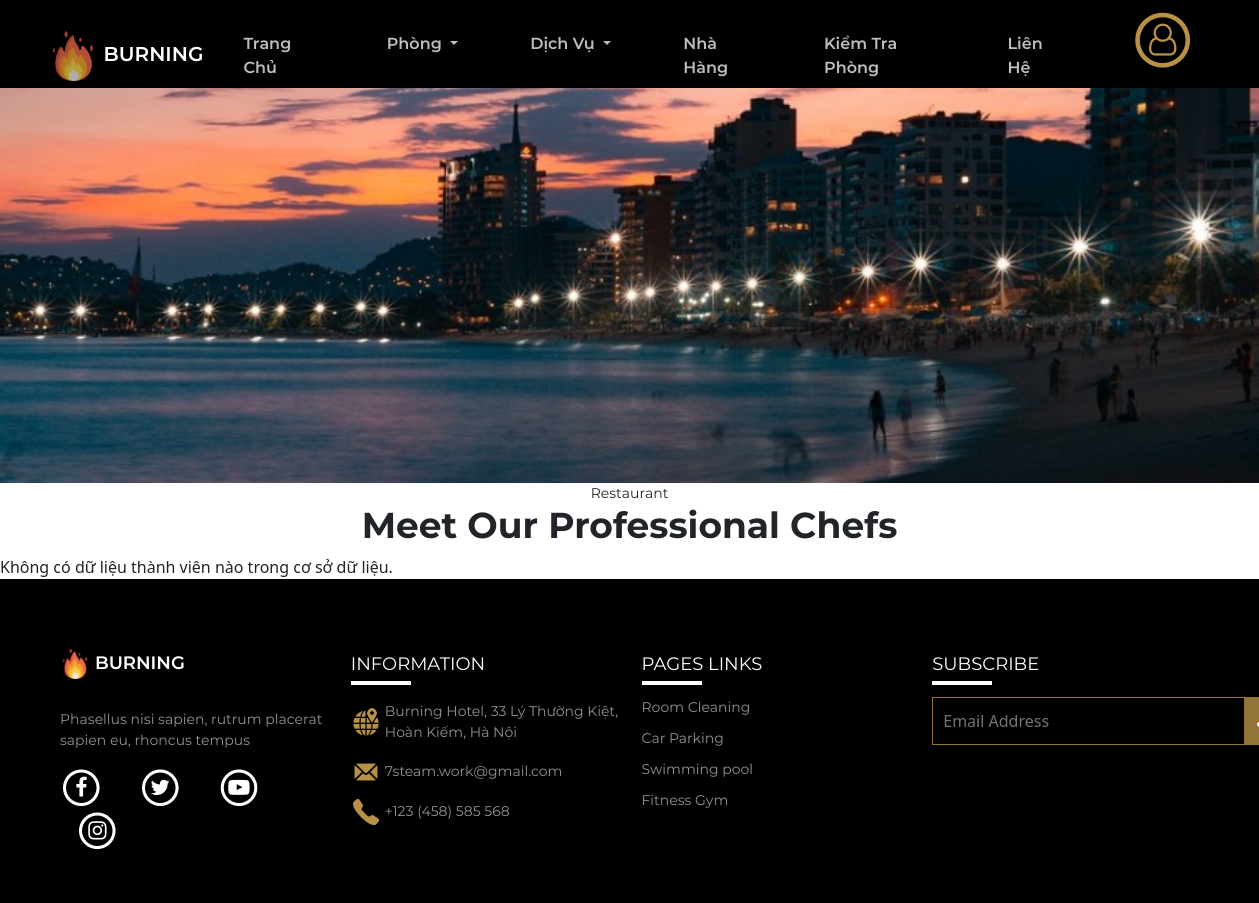
The app's page /restaurant/chef__list.php, older data.
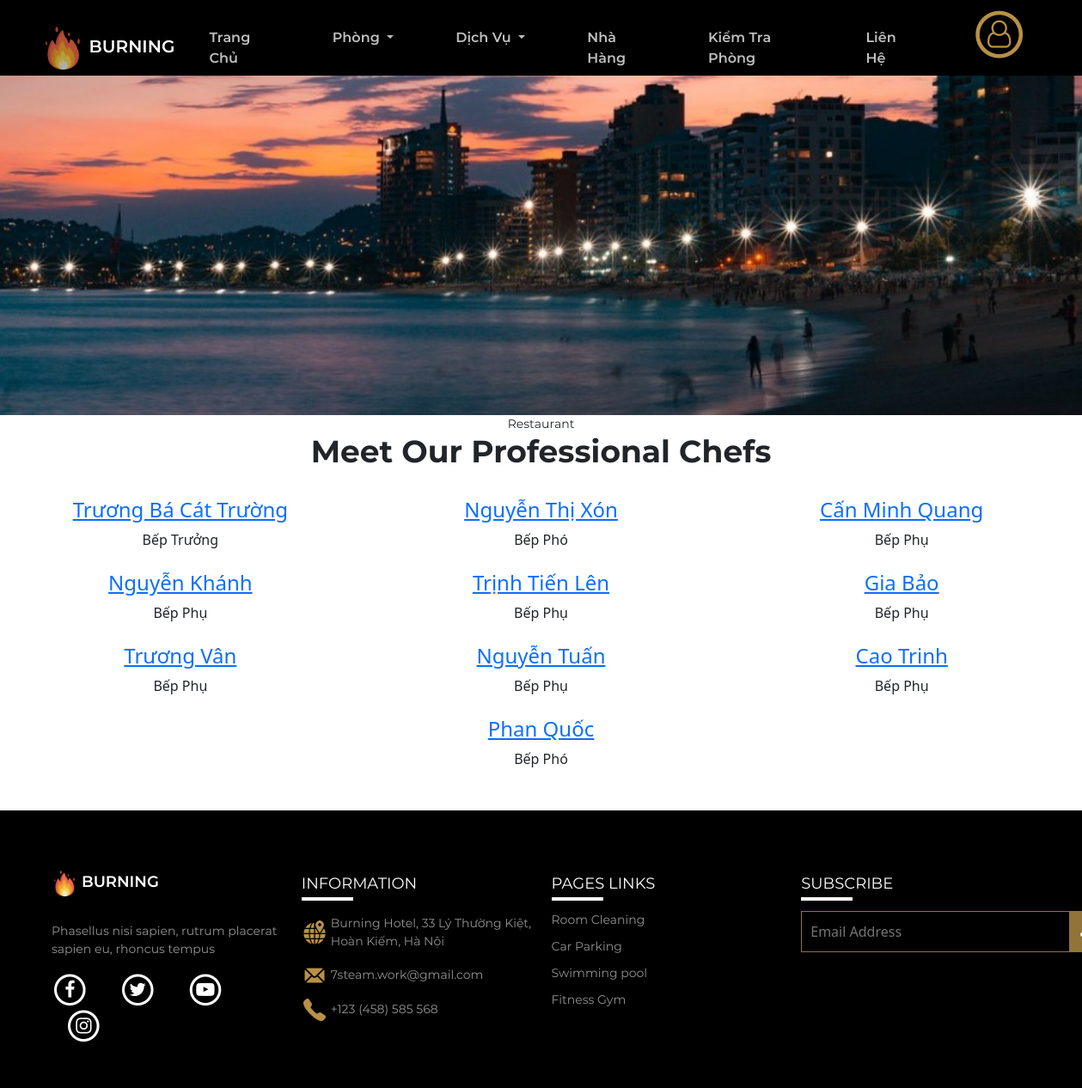
The same page, newer data.
### tables this page shows
CREATE TABLE `daubep` (
  `ID` int(11) NOT NULL,
  `HoTen` varchar(255) NOT NULL,
  `GioiTinh` varchar(10) DEFAULT NULL,
  `NgaySinh` date DEFAULT NULL,
  `MaChucVu` varchar(255) NOT NULL,
  `SoNamKinhNghiem` int(11) DEFAULT NULL,
  `Email` varchar(255) DEFAULT NULL,
  `SoDienThoai` varchar(15) DEFAULT NULL,
  `DiaChi` varchar(255) DEFAULT NULL,
  `MoTa` text DEFAULT NULL,
  `HinhAnh` varchar(255) NOT NULL
);

CREATE TABLE `chucvu` (
  `MaChucVu` varchar(255) NOT NULL,
  `TenChucVu` varchar(255) NOT NULL,
  `LuongTheoNgay` double NOT NULL
);

### restaurant/chef__list.php (the view, shortened to what this page needs)
<!DOCTYPE html>
<html lang="en">
<head>
    <link rel="stylesheet" href="https://cdnjs.cloudflare.com/ajax/libs/font-awesome/4.7.0/css/font-awesome.min.css">
    <link rel="stylesheet" href="../common/bootstrap-5.2.2-dist/css/bootstrap.min.css">
    <link rel="stylesheet" type="text/css" href="../common/slick/slick.css">
    <link rel="stylesheet" type="text/css" href="../common/slick/slick-theme.css">
    <link rel="stylesheet" href="../css/style.css">
    <link rel="stylesheet/less" type="text/css"
        href="../css/restaurant/chef/cheflist.module.scss?v=<?php echo time(); ?>">
</head>
<body>
    <?php include('./header.php'); ?>
    <section id="banner">
        <div class="container-fluid p-0 text-center">
            <div class="img h-100">
                <img src="../img/service/banner_service_1.jpg" alt="" class="w-100">
                <div class="box">
                    <p class="m-0" style="font-size: 14px;font-family: Montserrat-Regular">Restaurant</p>
                    <h3 style="font-size:36px;font-family: Montserrat-Bold;">Meet Our Professional Chefs</h3>
                </div>
            </div>
        </div>
    </section>
    <?php
    include('../config.php');
    $sql = "SELECT db.ID, db.HoTen, db.NgaySinh, cv.TenChucVu, db.HinhAnh FROM `daubep` db, `chucvu` cv WHERE db.MaChucVu=cv.MaChucVu";
    $result = $con->query($sql);
    if ($result->num_rows > 0) {
        echo '<section id="chef" class="pb-5">
            <div class="container-fluid">
                <div class="row d-flex justify-content-center">';
        while ($row = $result->fetch_assoc()) {
            echo '<div class="col-4 text-center">
                    <a href="chef__detail.php?id=' . $row["ID"] . '"><img class="cheflist" src="' . $row["HinhAnh"] . '" alt=""></a>
                    <a href="chef__detail.php?id=' . $row["ID"] . '"><h4 class="chefname">' . $row["HoTen"] . '</h4></a>
                        <span>' . $row["TenChucVu"] . '</span>
                </div>';
        }
        echo '</div>
            </div>
        </section>';
    } else {
        echo "Không có dữ liệu thành viên nào trong cơ sở dữ liệu.";
    }
    ?>
    <?php include('../logged/footer.php'); ?>
</body>
</html>

### restaurant/header.php (shortened to what this page needs)
<!DOCTYPE html>
<html lang="en">
<head>
  <link rel="stylesheet" href="../css/style.css">
  <link rel="stylesheet" href="https://cdnjs.cloudflare.com/ajax/libs/font-awesome/4.7.0/css/font-awesome.min.css">
  <link rel="stylesheet" href="../common/bootstrap-5.2.2-dist/css/bootstrap.min.css">
</head>
<body>
  <header id="menu">
    <div class="menu-nav">
      <nav class="navbar navbar-expand-lg">
        <div class="container-fluid px-5">
          <a class="navbar-brand" href="../logged/home.php"><img src="../img/logoBurning.png" alt="BurningLogo" class="logo" style="opacity: 0.75;">
            BURNING</a>
          <div class="sub-nav collapse navbar-collapse flex-row-reverse" id="navbarSupportedContent">
            <ul class="navbar-nav mb-2 mb-lg-0">
              <li class="nav-item p-3 me-4">
                <a class="a nav-link active" aria-current="page" href="../logged/home.php">Trang Chủ</a>
              </li>
              <li class="nav-item dropdown p-3 me-4">
                <a class="nav-link dropdown-toggle" href="../logged/allroom.php" role="button" data-bs-toggle="dropdown" aria-expanded="false">
                  Phòng
                </a>
              </li>
              <li class="nav-item dropdown p-3 me-4">
                <a class="nav-link dropdown-toggle" href="../logged/service.php" role="button" data-bs-toggle="dropdown" aria-expanded="false">
                  Dịch Vụ
                </a>
              </li>
              <li class="nav-item p-3 me-4">
                <a class="nav-link" href="./index.php">Nhà Hàng</a>
              </li>
              <li class="nav-item p-3 me-4">
                <a class="nav-link" href="../logged/roomcheck.php">Kiểm Tra Phòng</a>
              </li>
              <li class="nav-item p-3 me-4">
                <a class="nav-link" href="../logged/contact.php">Liên Hệ</a>
              </li>
              <li class="nav-item ms-4">
                <div class="dropdown">
                  <button class="btn-secondary dropdown-toggle border-0" type="button" data-bs-toggle="dropdown" aria-expanded="false">
                    <span class="fa-stack fa-2x">
                      <i class="fa fa-circle-thin fa-stack-2x" style="color: #B89146;"></i>
                      <i class="fa fa-user-o fa-stack-1x" style="color: #B89146;"></i>
                    </span>
                  </button>
                </div>
              </li>
            </ul>
          </div>
        </div>
      </nav>
    </div>
  </header>
</body>
</html>

### logged/footer.php (shortened to what this page needs)
<!DOCTYPE html>
<html lang="en">
<head>
    <link rel="stylesheet" href="../css/style.css?v=<?php echo time(); ?>" type='text/css'>
    <link rel="stylesheet" href="https://cdnjs.cloudflare.com/ajax/libs/font-awesome/4.7.0/css/font-awesome.min.css">
    <link rel="stylesheet" href="../common/bootstrap-5.2.2-dist/css/bootstrap.min.css">
</head>
<body>
    <section id="footer">
        <div class="container-fluid">
            <div class="row">
                <div class="col-3">
                    <a class="navbar-brand" href="#"><img src="../img/logoBurning.png" alt="BurningLogo" class="logo"> BURNING</a>
                    <p>Phasellus nisi sapien, rutrum placerat sapien eu, rhoncus tempus</p>
                    <div class="contact">
                        <span class="fa-stack fa-lg me-3 ">
                            <i class="fa fa-circle-thin fa-stack-2x"></i>
                            <i class="fa fa-facebook-f fa-stack-1x"></i>
                        </span>
                        <span class="fa-stack fa-lg mx-3">
                            <i class="fa fa-circle-thin fa-stack-2x"></i>
                            <i class="fa fa-twitter fa-stack-1x"></i>
                        </span>
                        <span class="fa-stack fa-lg mx-3">
                            <i class="fa fa-circle-thin fa-stack-2x"></i>
                            <i class=" fa fa-youtube-play fa-stack-1x"></i>
                        </span>
                        <span class="fa-stack fa-lg ms-3">
                            <i class="fa fa-circle-thin fa-stack-2x"></i>
                            <i class="fa fa-instagram fa-stack-1x"></i>
                        </span>
                    </div>
                </div>
                <div class="col-3">
                    <h5>INFORMATION</h5>
                    <ul>
                        <li>
                            <div class="img">
                                <img src="../img/trangchu1/icon-location.png" alt="" class="logo">
                            </div>
                            <p class="my-0 p-1">Burning Hotel, 33 Lý Thường Kiệt, Hoàn Kiếm, Hà Nội</p>
                        </li>
                        <li>
                            <div class="img">
                                <img src="../img/trangchu1/icon-mail.png" alt="" class="logo">
                            </div>
                            <p class="my-0 p-1">7steam.work@gmail.com</p>
                        </li>
                        <li>
                            <div class="img">
                                <img src="../img/trangchu1/icon-phone.png" alt="" class="logo">
                            </div>
                            <p class="my-0 p-1">+123 (458) 585 568</p>
                        </li>
                    </ul>
                </div>
                <div class="col-3">
                    <h5>PAGES LINKS</h5>
                    <ul>
                        <li><a href="#">Room Cleaning</a></li>
                        <li><a href="#">Car Parking</a></li>
                        <li><a href="#">Swimming pool</a></li>
                        <li><a href="./fitness.html">Fitness Gym</a></li>
                    </ul>
                </div>
                <div class="col-3">
                    <h5>SUBSCRIBE</h5>
                    <div class="Send">
                        <input type="email" name="" id="" placeholder="Email Address"> <button><img src="../img/trangchu1/icon-send.png" alt="" class="logo"></button>
                    </div>
                </div>
            </div>
        </div>
    </section>
</body>
</html>

### css/style.css (style rules this page uses)
html, body { margin: 0; padding: 0; }
* { box-sizing: border-box; margin: 0; padding: 0; outline: none; }
#menu { position: fixed; z-index: 2; top: 0; left: 0; right: 0; }
a { text-decoration: none; }
li { list-style-type: none; }
#menu { background-color: black; height: 88px; }
#menu .logo { height: 50px; width: 50px; }
#menu .navbar-brand { color: white; font-family: Montserrat-SemiBold; font-size: 20px; }
.menu-nav { margin: 0 auto; }
#menu .dropdown button { background-color: black; }
#footer { background-color: black; color: #fff; padding: 70px 48px 50px; }
#footer .logo { height: 30px; width: 30px; }
#footer .contact { justify-content: space-between; }
#footer .navbar-brand { color: white; font-family: Montserrat-SemiBold; font-size: 18px; }
#footer p { margin-top: 30px; width: 275px; font-family: Montserrat-Regular; font-size: 14px; color: #939393; }
#footer h5 { position: relative; font-size: 18px; font-family: Montserrat-Regular; padding: 5px 0px; margin-bottom: 16px; }
#footer h5::before { position: absolute; content: ''; top: 100%; left: 0; width: 60px; height: 1px; border: 2px solid #fff; }
#footer ul { color: #fff; padding: 0; }
#footer li { padding-bottom: 10px; width: 275px; display: flex; }
#footer li .img { display: flex; align-items: center; }
#footer li a { color: #939393; font-size: 14px; font-family: Montserrat-Regular; text-decoration: none; }
#footer .Send { display: flex; }
#footer .Send input { border: 1px solid #937438; background-color: black; padding: 10px 70px 10px 10px; color: #fff; }
#footer .Send button { padding: 9px; background-color: #937438; border: none; }

Row changes from the older to the newer data that the page shows:
added daubep: HoTen "Trương Bá Cát Trường", MaChucVu.TenChucVu "Bếp Trưởng"
added daubep: HoTen "Nguyễn Thị Xón", MaChucVu.TenChucVu "Bếp Phó"
added daubep: HoTen "Cấn Minh Quang", MaChucVu.TenChucVu "Bếp Phụ"
added daubep: HoTen "Nguyễn Khánh", MaChucVu.TenChucVu "Bếp Phụ"
added daubep: HoTen "Trịnh Tiến Lên", MaChucVu.TenChucVu "Bếp Phụ"
added daubep: HoTen "Gia Bảo", MaChucVu.TenChucVu "Bếp Phụ"
added daubep: HoTen "Trương Vân", MaChucVu.TenChucVu "Bếp Phụ"
added daubep: HoTen "Nguyễn Tuấn", MaChucVu.TenChucVu "Bếp Phụ"
added daubep: HoTen "Cao Trinh", MaChucVu.TenChucVu "Bếp Phụ"
added daubep: HoTen "Phan Quốc", MaChucVu.TenChucVu "Bếp Phó"
Text that changed along with them:
text no longer shown: "Không có dữ liệu thành viên nào trong cơ sở dữ liệu."
